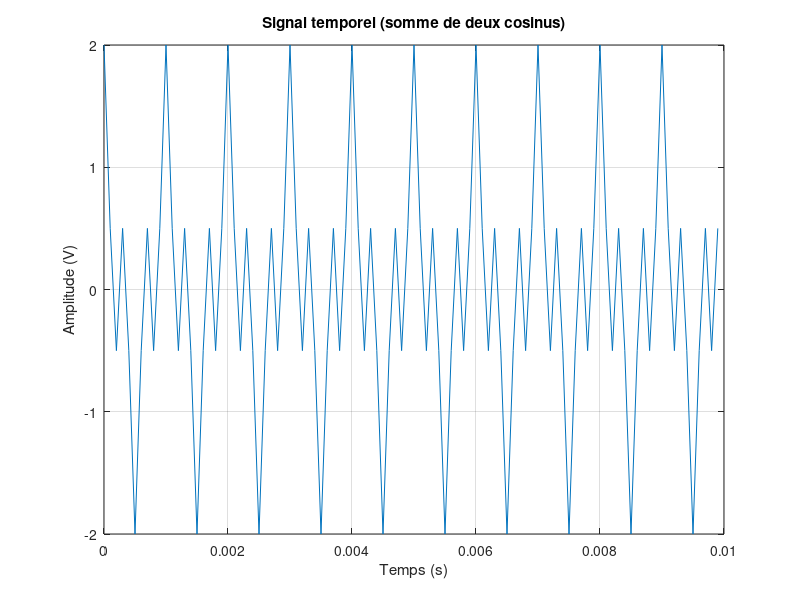
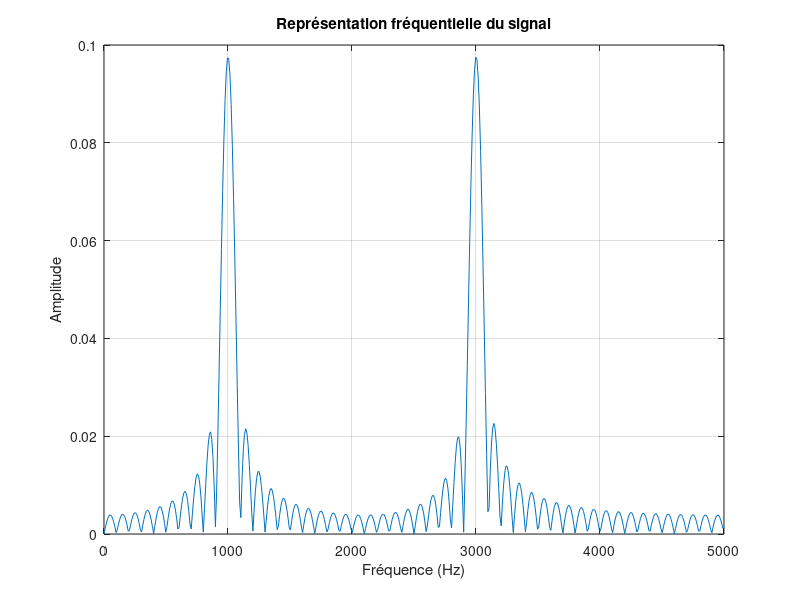

Source code (MATLAB) for these figures, in order: (Note: this script raises an error after producing the figures.)
%%%%%%%%%%%%%%%%%%%%%%%%%%%%%%%%%%%%%%%%%%%%%%%%%%%%%%%%%%%%%%%%%%%%%%%%%%
%               TP1 de Traitement Num�rique du Signal
%                   SCIENCES DU NUMERIQUE 1A
%                       Fevrier 2025 
%                       Fadwa Ellaik
%%%%%%%%%%%%%%%%%%%%%%%%%%%%%%%%%%%%%%%%%%%%%%%%%%%%%%%%%%%%%%%%%%%%%%%%%%

clear all
close all

%% GENERATION DU SIGNAL A FILTRER

% Paramètres du signal
Fe = 10000;           % Fréquence d'échantillonnage (Hz)
f1 = 1000;            % Fréquence du premier cosinus (Hz)
f2 = 3000;            % Fréquence du second cosinus (Hz)
N = 100;              % Nombre d'échantillons
t = (0:N-1)/Fe;       % Vecteur temps en secondes

% Génération du signal (somme de deux cosinus)
x = cos(2*pi*f1*t) + cos(2*pi*f2*t);

% Tracé du signal temporel
figure(1);
plot(t, x);
xlabel('Temps (s)');
ylabel('Amplitude (V)');
title('Signal temporel (somme de deux cosinus)');
grid on;

% Calcul et tracé de la représentation fréquentielle
N_fft = 1024;         % Nombre de points pour la FFT
X = fft(x, N_fft);    % Calcul de la TFD
f = (0:N_fft-1)*Fe/N_fft; % Vecteur fréquence en Hz

% On ne représente que la première moitié du spectre (jusqu'à Fe/2)
figure(2);
plot(f(1:N_fft/2), abs(X(1:N_fft/2))*2/N_fft);
xlabel('Fréquence (Hz)');
ylabel('Amplitude');
title('Représentation fréquentielle du signal');
xlim([0 Fe/2]);
grid on;


%% SYNTHESE DU FILTRE PASSE-BAS

% Paramètres du filtre
fc = 2000;            % Fréquence de coupure (Hz) - entre f1 et f2
f_norm = fc/Fe;       % Fréquence de coupure normalisée

% Génération de la réponse impulsionnelle pour ordre = 11 (23 coefficients)
N1 = 11;
h1 = lpf_impulse_response((N1-1)/2, fc, Fe);

% Génération de la réponse impulsionnelle pour ordre = 61 (123 coefficients)
N2 = 61;
h2 = lpf_impulse_response((N2-1)/2, fc, Fe);

% Tracé des réponses impulsionnelles
figure(3);
subplot(2,1,1);
stem(-((N1-1)/2):((N1-1)/2), h1);
xlabel('n');
ylabel('h[n]');
title(['Réponse impulsionnelle du filtre passe-bas (ordre = ', num2str(N1), ')']);
grid on;

subplot(2,1,2);
stem(-((N2-1)/2):((N2-1)/2), h2);
xlabel('n');
ylabel('h[n]');
title(['Réponse impulsionnelle du filtre passe-bas (ordre = ', num2str(N2), ')']);
grid on;

% Calcul et tracé des réponses en fréquence
N_fft = 1024;
H1 = fft(h1, N_fft);
H2 = fft(h2, N_fft);
f = (0:N_fft-1)*Fe/N_fft;

figure(4);
subplot(2,1,1);
plot(f(1:N_fft/2), abs(H1(1:N_fft/2)));
xlabel('Fréquence (Hz)');
ylabel('|H(f)|');
title(['Réponse en fréquence du filtre passe-bas (ordre = ', num2str(N1), ')']);
xlim([0 Fe/2]);
grid on;

subplot(2,1,2);
plot(f(1:N_fft/2), abs(H2(1:N_fft/2)));
xlabel('Fréquence (Hz)');
ylabel('|H(f)|');
title(['Réponse en fréquence du filtre passe-bas (ordre = ', num2str(N2), ')']);
xlim([0 Fe/2]);
grid on;


%% REALISATION DU FILTRAGE

% Paramètres
f1 = 1000;            % Fréquence du premier cosinus (Hz)
f2 = 3000;            % Fréquence du second cosinus (Hz)
N = 100;              % Nombre d'échantillons
t = (0:N-1)/Fe;       % Vecteur temps en secondes
fc = 2000;            % Fréquence de coupure (Hz)

% Génération du signal (somme de deux cosinus)
x = cos(2*pi*f1*t) + cos(2*pi*f2*t);

% Ordre des filtres
N1 = 11;              % Premier filtre
N2 = 61;              % Second filtre

% Génération des réponses impulsionnelles
h1 = lpf_impulse_response((N1-1)/2, fc, Fe);
h2 = lpf_impulse_response((N2-1)/2, fc, Fe);

% Calcul des réponses en fréquence pour visualisation
N_fft = 1024;
X = fft(x, N_fft);
H1 = fft(h1, N_fft);
H2 = fft(h2, N_fft);
f = (0:N_fft-1)*Fe/N_fft;

% Superposition des représentations fréquentielles
figure(5);
plot(f(1:N_fft/2), abs(X(1:N_fft/2))*2/N_fft, 'b', 'LineWidth', 1.5);
hold on;
plot(f(1:N_fft/2), abs(H1(1:N_fft/2)), 'r--', 'LineWidth', 1.5);
plot(f(1:N_fft/2), abs(H2(1:N_fft/2)), 'g-.', 'LineWidth', 1.5);
hold off;
xlabel('Fréquence (Hz)');
ylabel('Amplitude');
title('Superposition des représentations fréquentielles');
legend('Signal original', ['Filtre ordre = ', num2str(N1)], ['Filtre ordre = ', num2str(N2)]);
xlim([0 Fe/2]);
grid on;

% Filtrage du signal avec les deux filtres
y1 = filter(h1, 1, x);   % Filtrage avec le filtre d'ordre 11
y2 = filter(h2, 1, x);   % Filtrage avec le filtre d'ordre 61

% Visualisation des signaux temporels
figure(6);
subplot(3,1,1);
plot(t, x);
xlabel('Temps (s)');
ylabel('Amplitude');
title('Signal original');
grid on;

subplot(3,1,2);
plot(t, y1);
xlabel('Temps (s)');
ylabel('Amplitude');
title(['Signal filtré (ordre = ', num2str(N1), ')']);
grid on;

subplot(3,1,3);
plot(t, y2);
xlabel('Temps (s)');
ylabel('Amplitude');
title(['Signal filtré (ordre = ', num2str(N2), ')']);
grid on;

% Calcul du retard introduit par les filtres
delay1 = (N1-1)/2;    % Retard en nombre d'échantillons pour filtre d'ordre 11
delay2 = (N2-1)/2;    % Retard en nombre d'échantillons pour filtre d'ordre 61

delay1_sec = delay1/Fe;  % Retard en secondes pour filtre d'ordre 11
delay2_sec = delay2/Fe;  % Retard en secondes pour filtre d'ordre 61

fprintf('Retard introduit par le filtre d''ordre %d : %d échantillons (%.4f secondes)\n', N1, delay1, delay1_sec);
fprintf('Retard introduit par le filtre d''ordre %d : %d échantillons (%.4f secondes)\n', N2, delay2, delay2_sec);